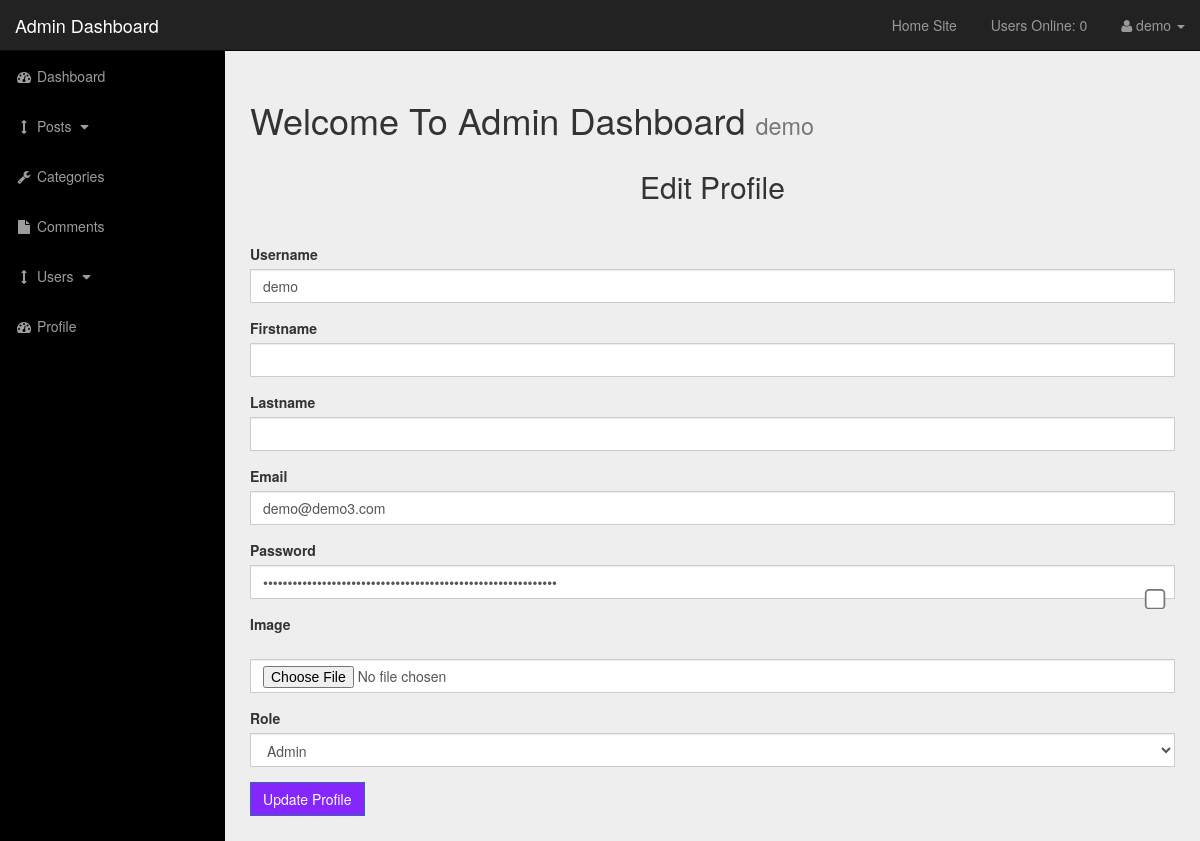
Page /admin/profile.php (signed in) on the committed database.
### tables this page shows
CREATE TABLE `users` (
  `user_id` int(3) NOT NULL,
  `user_name` varchar(255) NOT NULL,
  `user_password` varchar(255) NOT NULL,
  `user_firstname` varchar(255) NOT NULL,
  `user_lastname` varchar(255) NOT NULL,
  `user_email` varchar(255) NOT NULL,
  `user_image` text NOT NULL,
  `user_role` varchar(255) NOT NULL,
  `randSalt` varchar(255) NOT NULL DEFAULT '$2y$10$iusesomecrazystrings22'
);

### admin/profile.php (the view, shortened to what this page needs)
<?php
    include "includes/admin_header.php";
    if(isset($_SESSION['username'])){
        $user_name = $_SESSION['username'];
        $query = "SELECT * FROM users WHERE user_name = '$user_name'";
        $run_query = mysqli_query($connection, $query);
        while($row = mysqli_fetch_array($run_query)){
            $user_name = $row['user_name'];
            $user_firstname = $row['user_firstname'];
            $user_lastname = $row['user_lastname'];
            $user_password = $row['user_password'];
            $user_email = $row['user_email'];
            $user_role = $row['user_role'];
        }
    }
?>
    <div id="wrapper">
        <?php include "includes/admin_navigation.php"; ?>
        <div id="page-wrapper">
            <div class="container-fluid">
                <div class="row">
                    <div class="col-lg-12">
                        <h1 class="page-header">
                            Welcome To Admin Dashboard
                            <small>
                                <?php
                                    echo $_SESSION['username'];
                                ?>
                            </small>
                        </h1>
                        <h2 class="text-center">Edit Profile</h2><hr>
                        <form action="" method="post" enctype="multipart/form-data">
                            <div class="form-group">
                                <label for="user_name">Username</label>
                                <input type="text" value="<?php echo $user_name; ?>" class="form-control" name="user_name">
                            </div>
                            <div class="form-group">
                                <label for="user_firstname">Firstname</label>
                                <input type="text" value="<?php echo $user_firstname; ?>" class="form-control" name="user_firstname">
                            </div>
                            <div class="form-group">
                                <label for="user_lastname">Lastname</label>
                                <input type="text" value="<?php echo $user_lastname; ?>" class="form-control" name="user_lastname">
                            </div>
                            <div class="form-group">
                                <label for="user_email">Email</label>
                                <input type="text" value="<?php echo $user_email; ?>" class="form-control" name="user_email">
                            </div>
                            <div class="form-group" style="position: relative;">
                                <label for="user_password">Password</label>
                                <input type="password" id="passwordInput" value="<?php echo $user_password; ?>" class="form-control" name="user_password" >
                                <input type="checkbox" class="checkbox-inline" style="position:absolute;top:2.5rem;right:0.5rem;zoom:1.7;" onclick="showPassword()">
                            </div>
                            <div class="form-group">
                                <label for="user_image">Image</label><br>
                                <input type="file" class="form-control" name="user_image">
                            </div>
                            <div class="form-group">
                                <label for="user_role">Role</label>
                                <select name="user_role" id="user_role" class="form-control">
                                    <option value="<?php echo $user_role; ?>"><?php echo $user_role; ?></option>
                                </select>
                            </div>
                            <div class="form-group">
                                <input type="submit" class="btn btn-primary bg-voilet" name="update_profile" value="Update Profile">
                            </div>
                        </form>
                    </div>
                </div>
            </div>
        </div>
    </div>
<?php include "includes/admin_footer.php"; ?>

### admin/css/sb-admin.css (style rules this page uses)
body { margin-top: 100px; background-color: #eee; }
@media (min-width:768px) { body { margin-top: 50px; } }
#wrapper { padding-left: 0; }
#page-wrapper { width: 100%; padding: 0; background-color: #fff; }
@media (min-width:768px) { #wrapper { padding-left: 225px; } }
@media (min-width:768px) { #page-wrapper { padding: 10px; background: #eee; } }

### admin/css/styles.css (style rules this page uses)
.bg-voilet { background-color: #7000ffd6 !important; }
.form-control { border-radius: 0 !important; }
.btn { border-radius: 0 !important; }

### rows in the picture
users: user_name "demo", user_email "demo@demo3.com", user_role "Admin"

### other values in the picture
users_online() "0"
$_SESSION['username'] "demo"
